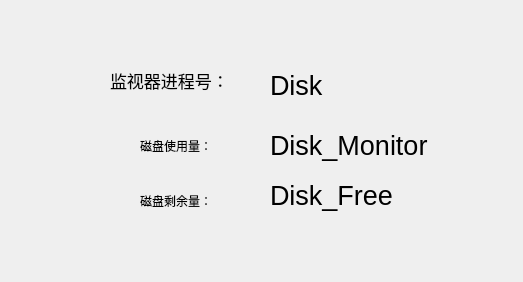
<?xml version="1.0" encoding="UTF-8"?>
<ui version="4.0">
 <class>res_disk</class>
 <widget class="QWidget" name="res_disk">
  <property name="geometry">
   <rect>
    <x>0</x>
    <y>0</y>
    <width>523</width>
    <height>282</height>
   </rect>
  </property>
  <property name="windowTitle">
   <string>Form</string>
  </property>
  <widget class="QLabel" name="Disk_Monitor">
   <property name="geometry">
    <rect>
     <x>270</x>
     <y>130</y>
     <width>181</width>
     <height>31</height>
    </rect>
   </property>
   <property name="font">
    <font>
     <pointsize>20</pointsize>
    </font>
   </property>
   <property name="text">
    <string>Disk_Monitor</string>
   </property>
  </widget>
  <widget class="QLabel" name="Disk">
   <property name="geometry">
    <rect>
     <x>270</x>
     <y>70</y>
     <width>181</width>
     <height>31</height>
    </rect>
   </property>
   <property name="font">
    <font>
     <pointsize>20</pointsize>
    </font>
   </property>
   <property name="text">
    <string>Disk</string>
   </property>
  </widget>
  <widget class="QLabel" name="label">
   <property name="geometry">
    <rect>
     <x>110</x>
     <y>70</y>
     <width>151</width>
     <height>21</height>
    </rect>
   </property>
   <property name="font">
    <font>
     <pointsize>13</pointsize>
    </font>
   </property>
   <property name="text">
    <string>监视器进程号：</string>
   </property>
  </widget>
  <widget class="QLabel" name="label_2">
   <property name="geometry">
    <rect>
     <x>140</x>
     <y>130</y>
     <width>131</width>
     <height>31</height>
    </rect>
   </property>
   <property name="text">
    <string>磁盘使用量：</string>
   </property>
  </widget>
  <widget class="QLabel" name="Disk_Free">
   <property name="geometry">
    <rect>
     <x>270</x>
     <y>180</y>
     <width>191</width>
     <height>31</height>
    </rect>
   </property>
   <property name="font">
    <font>
     <pointsize>20</pointsize>
    </font>
   </property>
   <property name="text">
    <string>Disk_Free</string>
   </property>
  </widget>
  <widget class="QLabel" name="label_3">
   <property name="geometry">
    <rect>
     <x>140</x>
     <y>190</y>
     <width>101</width>
     <height>21</height>
    </rect>
   </property>
   <property name="text">
    <string>磁盘剩余量：</string>
   </property>
  </widget>
 </widget>
 <resources/>
 <connections/>
</ui>
